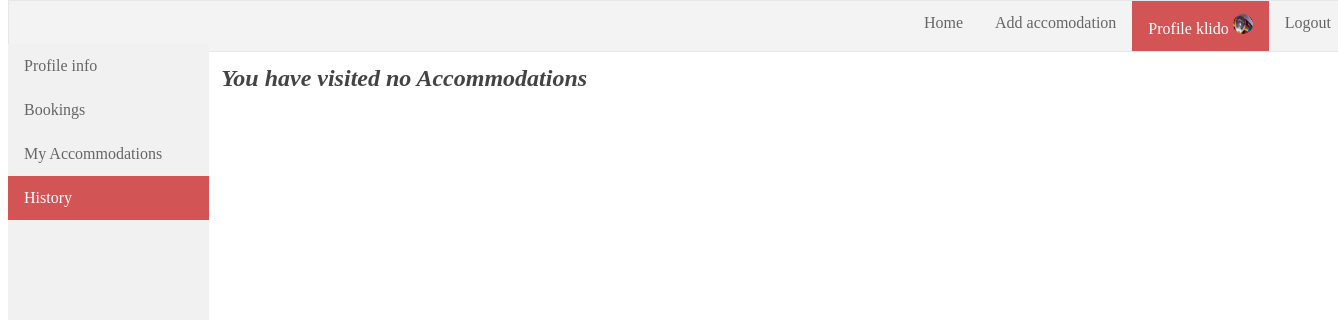
The page /history.php (signed in) on the database as committed earlier.
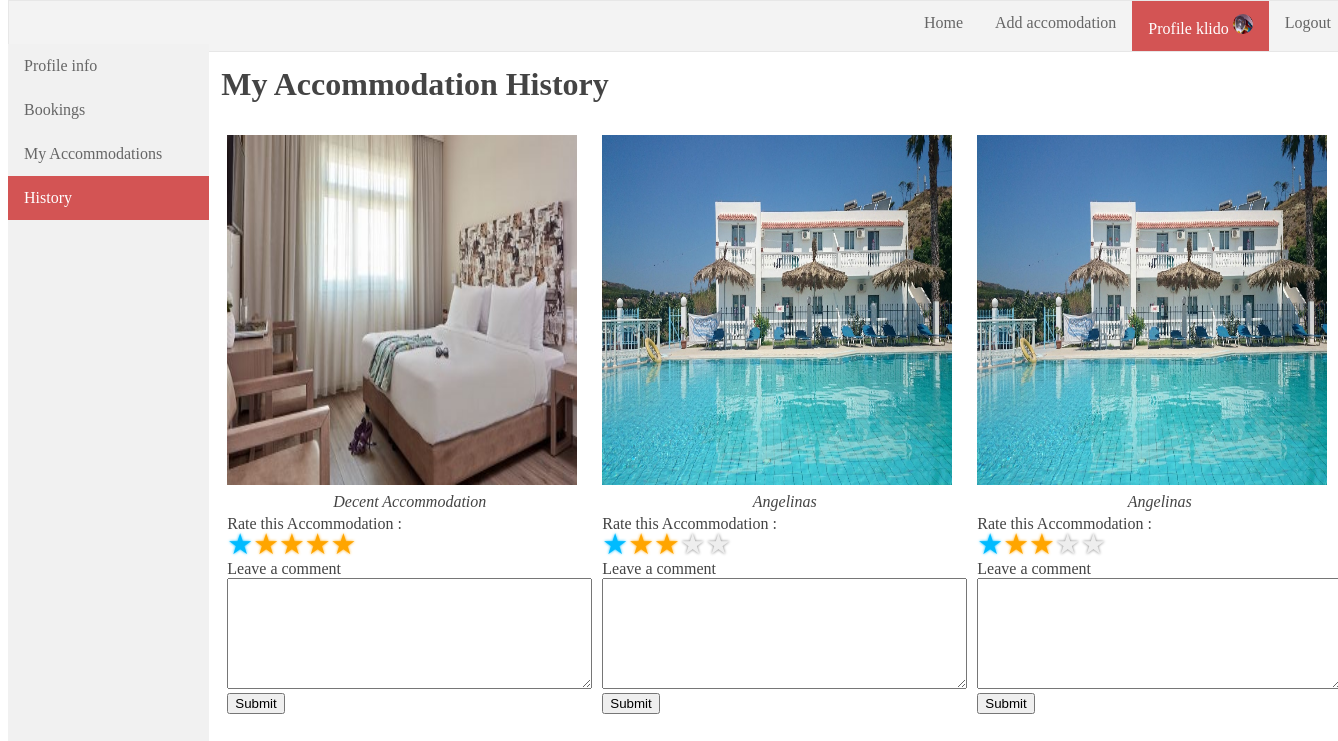
The same page on the database as committed later.
### tables this page shows
CREATE TABLE `bookings` (
  `rent_id` int(11) NOT NULL,
  `user_id` int(11) NOT NULL,
  `accom_id` int(11) NOT NULL,
  `checkin_date` date NOT NULL,
  `checkout_date` date NOT NULL,
  `status` enum('completed','active') NOT NULL DEFAULT 'active'
);

CREATE TABLE `accommodations` (
  `accom_id` int(11) NOT NULL,
  `title` varchar(50) NOT NULL,
  `location` varchar(25) NOT NULL,
  `description` text,
  `rating` float DEFAULT '1',
  `votes` int(11) DEFAULT '0',
  `checkin` time NOT NULL,
  `checkout` time NOT NULL,
  `path_to_image` varchar(100) NOT NULL DEFAULT 'pictures\\accommodations\\not_available.jpg',
  `user_id` int(11) NOT NULL
);

### classes/Config.php (called while the page is built)
<?php
class Config{
  public static function get($path = null){
    if($path){
      $config = $GLOBALS['config'];
      $path = explode('/',$path);
      foreach($path as $bit){
        if(isset($config[$bit]))
          $config = $config[$bit];
      }
      return $config;
    }
    return false;
  }
}
?>

### classes/Database.php (called while the page is built, shortened)
<?php
class Database {
  private static $_instance = null;
  private $_dbc,
          $_query,
          $_error=false,
          $_results,
          $_count=0;
  private function __construct() {
    $this->_dbc  = new mysqli(Config::get('mysql/host'),
                        Config::get('mysql/username'),
                        Config::get('mysql/password'),
                        Config::get('mysql/db'));
  }
  public static function getInstance() {
    if(!isset(self::$_instance)){
      self::$_instance = new Database();
    }
    return self::$_instance;
  }
  public function query($sql,$type='',$params = array()) {
    $this->_error = false;
    if($this->_query = $this->_dbc->prepare($sql)) {
      if(count($params)){
        call_user_func_array(array($this->_query, "bind_param"),array_merge(array($type), $params));
      }
      if($this->_query->execute()) {
          $this->_results = $this->_query->get_result() ?? NULL;
          $this->_count  = $this->_results->num_rows ?? NULL;
      }else{
        $this->_error = true;
      }
    }
  }
  public function getResultArray() {
    if($this->_count>0)
      return $this->_results->fetch_all(MYSQLI_ASSOC);
  }
  public function error() {
    return $this->_error;
  }
}
?>

### classes/Accommodation.php (called while the page is built, shortened)
<?php
class Accommodation {
  private $_db;
  public function __construct() {
    $this->_db = Database::getInstance();
  }
  function getBookingHistoryByUserId($id){
    $this->_db->query('select accommodations.*,bookings.*
              from accommodations,bookings,users
                where status="completed"
                and bookings.user_id = users.user_id
                and accommodations.accom_id = bookings.accom_id
                and users.user_id= ?','i',array(&$id));
    if($this->_db->error()) {
      echo $this->_db->getErrorDescr();
    }else{
      return $this->_db->getResultArray();
    }
  }
}
?>

### history.php (the view, shortened to what this page needs)
<!DOCTYPE html>
<html lang="el">
<head>
	<link href="css/navigation.css" rel="stylesheet" type="text/css">
	<link href="css/profile.css" rel="stylesheet" type="text/css">
	<link href="css/rating-widget.css" rel="stylesheet" type="text/css">
</head>
<body>
  <?php include('navigation.php');?>
	<?php include('navigation_profile.php'); ?>
	<div class="profile_content">
		<div id="history_profile_section">
			<?php
				$Acc = new Accommodation();
				$data = $Acc->getBookingHistoryByUserId($_SESSION['user_id']);
				if($data != null){
					echo '<h1>My Accommodation History</h1>';
					echo '<table><tr>';
					foreach($data as $index=> $accomodation){
						$str = <<<EOF
						<td>
							<table>
								<tr>
									<td width='50%'><a href="accommodation.php?id={$accomodation['accom_id']}"><img src="{$accomodation['path_to_image']} "alt="Avatar" width="350" height="350"></td>
								</tr>
								<tr>
									<td align="center"><i>{$accomodation['title']}</i></td>
								</tr>
								<tr>
									<td>
									<form action="rate.php" method="POST" class="rating-widget">
										<label>Rate this Accommodation :</br>
										<input type="range" min="0" max="5" value="{$accomodation['rating']}" name="rating" required/>
										</label></br>
										<label> Leave a comment</br>
										<textarea rows=7 cols=43 type="text" name="comment"></textarea>
										<input type="hidden" name="rent" value="{$accomodation['rent_id']}">
										</br>
										<button type="submit" name="submit">Submit</button>
									</form>
									</td>
								</tr>
							</table>
						</td>
EOF;
							echo $str;
						}
						echo '</tr></table>';
					}else{
						echo '<h2><i>You have visited no Accommodations</i></h2>';
					}
?>
		</div>
</div>
</body>
</html>

Rows that differ between the two databases and show on the page:
now on this page (row edited): bookings: accom.path_to_image (picture), accom.title "Decent Accommodation"
added bookings: accom.path_to_image (picture), accom.title "Angelinas"
added bookings: accom.path_to_image (picture), accom.title "Angelinas"
Other text that changed with them:
text no longer shown: "You have visited no Accommodations"
text now shown: "My Accommodation History"
